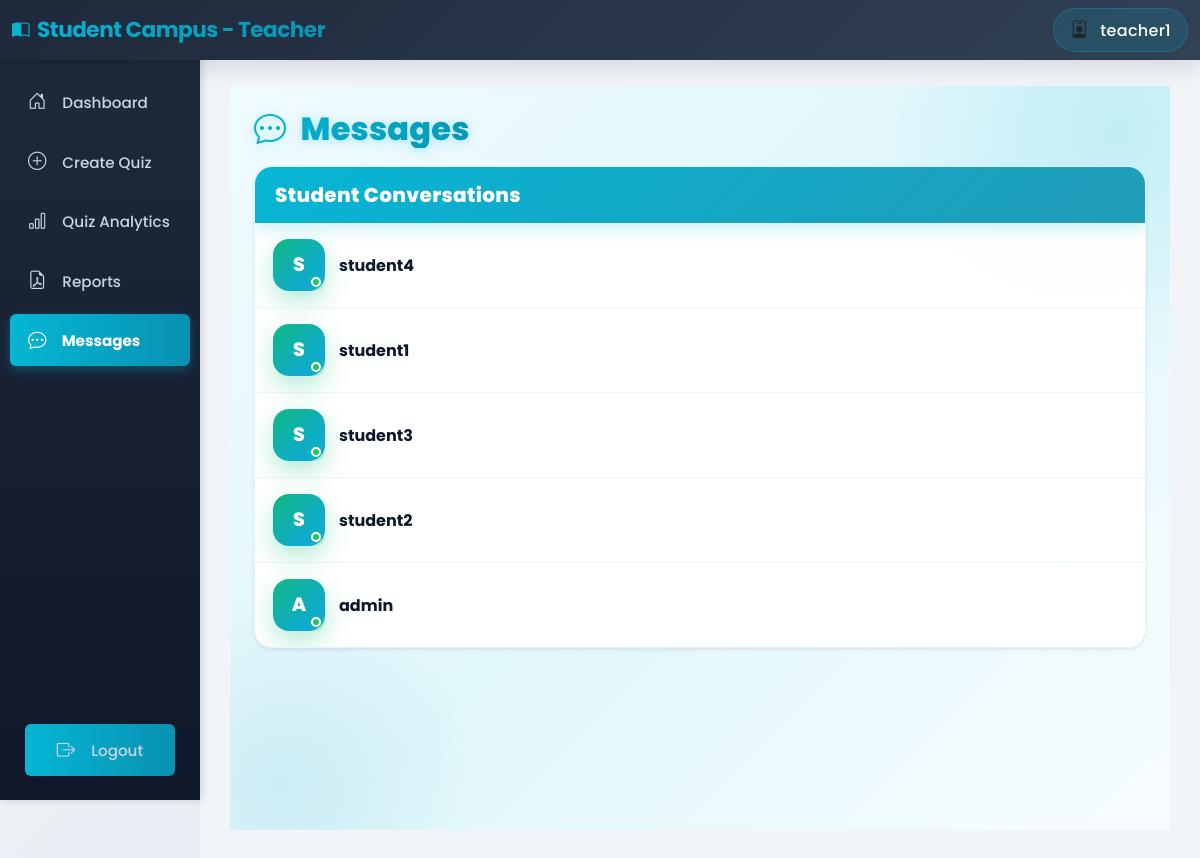
Screenshot of /teacher/chat/ (signed in) with the database file from the repository.
### authentication/models.py (models this page shows, shortened)
class User(AbstractUser):
    ROLE_CHOICES = (
        ('student', 'Student'),
        ('teacher', 'Teacher'),
    )
    role = models.CharField(max_length=10, choices=ROLE_CHOICES, default='student')
    def is_teacher(self):
        return self.role == 'teacher'

### teachers/views.py (the view)
# urls.py: path('chat/', views.teacher_chat, name='teacher_chat'),
@login_required
def teacher_chat(request):
    if not request.user.is_teacher():
        return HttpResponseForbidden("You don't have permission to access this page.")
    students = User.objects.filter(role='student').order_by('username')
    conversations = []
    for student in students:
        last_message = ChatMessage.objects.filter(
            Q(sender=request.user, receiver=student) | Q(sender=student, receiver=request.user)
        ).order_by('-created_at').first()
        unread_count = ChatMessage.objects.filter(
            sender=student, receiver=request.user, is_read=False
        ).count()
        conversations.append({
            'user': student,
            'last_message': last_message,
            'unread_count': unread_count
        })
    conversations.sort(key=lambda x: x['last_message'].created_at if x['last_message'] else x['user'].date_joined, reverse=True)
    return render(request, 'teachers/chat.html', {
        'conversations': conversations
    })

### templates/teachers/chat.html (shortened to what this page needs)
{% extends 'teachers/base_teacher.html' %}
{% block teacher_content %}
<div class="chat-list-page">
    <div class="container">
        <div class="chat-list-header">
            <h2 class="mb-0"><i class="bi bi-chat-dots me-2"></i> Messages</h2>
        </div>
        {% if conversations %}
            <div class="chat-card shadow-sm">
                <div class="card-header">
                    <h5 class="mb-0">Student Conversations</h5>
                </div>
                <div class="list-group list-group-flush">
                    {% for conv in conversations %}
                        <a href="{% url 'teacher_chat_with' conv.user.id %}" class="conversation-item list-group-item-action">
                            <div class="avatar-badge">
                                {{ conv.user.username|slice:":1"|upper }}
                                <span class="status-dot"></span>
                            </div>
                            <div class="conversation-meta flex-grow-1">
                                <h6>{{ conv.user.username }}</h6>
                            </div>
                        </a>
                    {% endfor %}
                </div>
            </div>
        {% else %}
            <div class="empty-state">
                <i class="bi bi-info-circle me-1"></i> No students available to chat with yet.
            </div>
        {% endif %}
    </div>
</div>
{% endblock %}

### templates/teachers/base_teacher.html (shortened to what this page needs)
<!DOCTYPE html>
<html lang="en">
<head>
    <link href="https://cdn.jsdelivr.net/npm/bootstrap@5.3.0/dist/css/bootstrap.min.css" rel="stylesheet">
    <link href="https://cdn.jsdelivr.net/npm/bootstrap-icons@1.10.0/font/bootstrap-icons.css" rel="stylesheet">
</head>
<body>
    <div class="position-fixed top-0 end-0 p-3" style="z-index: 11000;">
    </div>
    <nav class="navbar navbar-expand-lg navbar-light bg-light">
        <div class="container-fluid">
            <a class="navbar-brand fw-bold" href="{% url 'teacher_dashboard' %}">
                <i class="bi bi-book-half me-2"></i>Student Campus - Teacher
            </a>
            <div class="ms-auto d-flex align-items-center gap-3">
                <div class="user-info">
                    <i class="bi bi-person-badge me-2"></i>
                    <span>{{ user.username }}</span>
                </div>
            </div>
        </div>
    </nav>
    <div class="container-fluid">
        <div class="row">
            <div class="col-md-2 p-0">
                <div class="sidebar">
                    <nav class="nav flex-column">
                        <a class="nav-link {% if request.resolver_match.url_name == 'teacher_dashboard' %}active{% endif %}" href="{% url 'teacher_dashboard' %}">
                            <i class="bi bi-house-door"></i> Dashboard
                        </a>
                        <a class="nav-link {% if request.resolver_match.url_name == 'create_quiz' or request.resolver_match.url_name == 'generate_quiz' %}active{% endif %}" href="{% url 'create_quiz' %}">
                            <i class="bi bi-plus-circle"></i> Create Quiz
                        </a>
                        <a class="nav-link {% if request.resolver_match.url_name == 'quiz_analytics' %}active{% endif %}" href="{% url 'quiz_analytics' %}">
                            <i class="bi bi-bar-chart"></i> Quiz Analytics
                        </a>
                        <a class="nav-link {% if request.resolver_match.url_name == 'quiz_reports' %}active{% endif %}" href="{% url 'quiz_reports' %}">
                            <i class="bi bi-file-earmark-pdf"></i> Reports
                        </a>
                        <a class="nav-link {% if request.resolver_match.url_name == 'teacher_chat' or request.resolver_match.url_name == 'teacher_chat_with' %}active{% endif %}" href="{% url 'teacher_chat' %}">
                            <i class="bi bi-chat-dots"></i> Messages
                        </a>
                        <a class="nav-link logout-btn" href="{% url 'logout' %}">
                            <i class="bi bi-box-arrow-right"></i> Logout
                        </a>
                    </nav>
                </div>
            </div>
            <div class="col-md-10 p-0">
                <div class="main-content">
                    {% block teacher_content %}
                    {% endblock %}
                </div>
            </div>
        </div>
    </div>
</body>
</html>

### templates/teachers/base_teacher.html (style rules this page uses)
:root { --primary-slate: #64748B; --primary-indigo: #4F46E5; --primary-cyan: #06B6D4; --dark-navy: #1E293B; --light-bg: #F1F5F9; }
* { font-family: 'Poppins', sans-serif; }
button, a, .btn, .nav-link, [class*="btn"] { text-decoration: none !important; }
body { background: linear-gradient(135deg, #F1F5F9 0%, #E2E8F0 100%); min-height: 100vh; padding-top: 56px; font-weight: 400; }
.navbar { position: fixed; top: 0; left: 0; right: 0; z-index: 1000; background: linear-gradient(135deg, #1E293B 0%, #334155 100%) !important; box-shadow: 0 8px 24px rgba(0, 0, 0, 0.12); border: none; backdrop-filter: blur(10px); }
.navbar-brand { color: white !important; font-weight: 800; font-size: 1.35rem; letter-spacing: -0.5px; background: linear-gradient(135deg, #06B6D4 0%, #0891B2 100%); -webkit-background-clip: text; -webkit-text-fill-color: transparent; background-clip: text; }
.navbar span { color: white; font-weight: 500; letter-spacing: 0.3px; }
.user-info { background: rgba(6, 182, 212, 0.15); padding: 8px 16px; border-radius: 25px; backdrop-filter: blur(10px); border: 1px solid rgba(6, 182, 212, 0.3); }
.navbar .bi { font-size: 1.1rem; }
.sidebar { height: calc(100vh - 56px); background: linear-gradient(180deg, #1E293B 0%, #0F172A 100%); box-shadow: 2px 0 8px rgba(0, 0, 0, 0.15); position: sticky; top: 56px; display: flex; flex-direction: column; }
.sidebar .nav { display: flex; flex-direction: column; flex: 1; padding-top: 1rem; }
.sidebar .nav-link { color: #cbd5e1; padding: 12px 18px; border-radius: 6px; margin: 4px 10px; transition: all 0.3s ease; font-size: 0.95rem; font-weight: 500; }
.sidebar .nav-link.active { background: linear-gradient(90deg, #06B6D4 0%, #0891B2 100%); color: white; font-weight: 700; box-shadow: 0 4px 12px rgba(6, 182, 212, 0.3); }
.sidebar .nav-link i { margin-right: 12px; font-size: 1.15rem; width: 20px; text-align: center; }
.logout-btn { position: absolute; bottom: 20px; left: 15px; right: 15px; background: linear-gradient(90deg, #06B6D4 0%, #0891B2 100%); color: white; border: 0; font-weight: 600; transition: all 0.3s; text-align: center; padding: 10px; border-radius: 6px; text-decoration: none; display: block; }
.main-content { background-color: #F1F5F9; min-height: 100vh; padding: 30px; }

### rows the page displays
User: username "teacher1"
User: user.username "S", user.username "student4"
User: user.username "S", user.username "student1"
User: user.username "S", user.username "student3"
User: user.username "S", user.username "student2"
User: user.username "A", user.username "admin"
